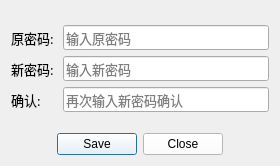
<?xml version="1.0" encoding="UTF-8"?>
<ui version="4.0">
 <class>ChangePWDForm</class>
 <widget class="QDialog" name="ChangePWDForm">
  <property name="geometry">
   <rect>
    <x>0</x>
    <y>0</y>
    <width>280</width>
    <height>166</height>
   </rect>
  </property>
  <property name="minimumSize">
   <size>
    <width>280</width>
    <height>166</height>
   </size>
  </property>
  <property name="maximumSize">
   <size>
    <width>280</width>
    <height>166</height>
   </size>
  </property>
  <property name="windowTitle">
   <string>修改密码</string>
  </property>
  <property name="windowIcon">
   <iconset resource="../../../Resource.qrc">
    <normaloff>:/res/action/changePWD.ico</normaloff>:/res/action/changePWD.ico</iconset>
  </property>
  <layout class="QHBoxLayout" name="horizontalLayout">
   <item>
    <layout class="QGridLayout" name="gridLayout">
     <item row="1" column="1">
      <widget class="QLineEdit" name="m_beforePWDEdit">
       <property name="minimumSize">
        <size>
         <width>0</width>
         <height>25</height>
        </size>
       </property>
       <property name="font">
        <font>
         <family>宋体</family>
         <pointsize>10</pointsize>
        </font>
       </property>
       <property name="echoMode">
        <enum>QLineEdit::Password</enum>
       </property>
       <property name="placeholderText">
        <string>输入原密码</string>
       </property>
      </widget>
     </item>
     <item row="3" column="0">
      <widget class="QLabel" name="label_3">
       <property name="font">
        <font>
         <family>宋体</family>
         <pointsize>10</pointsize>
        </font>
       </property>
       <property name="layoutDirection">
        <enum>Qt::LeftToRight</enum>
       </property>
       <property name="frameShadow">
        <enum>QFrame::Sunken</enum>
       </property>
       <property name="text">
        <string>确认: </string>
       </property>
       <property name="alignment">
        <set>Qt::AlignLeading|Qt::AlignLeft|Qt::AlignVCenter</set>
       </property>
      </widget>
     </item>
     <item row="2" column="0">
      <widget class="QLabel" name="label_2">
       <property name="font">
        <font>
         <family>宋体</family>
         <pointsize>10</pointsize>
        </font>
       </property>
       <property name="text">
        <string>新密码: </string>
       </property>
       <property name="alignment">
        <set>Qt::AlignRight|Qt::AlignTrailing|Qt::AlignVCenter</set>
       </property>
      </widget>
     </item>
     <item row="2" column="1">
      <widget class="QLineEdit" name="m_newPWDEdit">
       <property name="minimumSize">
        <size>
         <width>0</width>
         <height>25</height>
        </size>
       </property>
       <property name="font">
        <font>
         <family>宋体</family>
         <pointsize>10</pointsize>
        </font>
       </property>
       <property name="echoMode">
        <enum>QLineEdit::Password</enum>
       </property>
       <property name="placeholderText">
        <string>输入新密码</string>
       </property>
      </widget>
     </item>
     <item row="3" column="1">
      <widget class="QLineEdit" name="m_newPWDEdit2">
       <property name="minimumSize">
        <size>
         <width>0</width>
         <height>25</height>
        </size>
       </property>
       <property name="font">
        <font>
         <family>宋体</family>
         <pointsize>10</pointsize>
        </font>
       </property>
       <property name="echoMode">
        <enum>QLineEdit::Password</enum>
       </property>
       <property name="placeholderText">
        <string>再次输入新密码确认</string>
       </property>
      </widget>
     </item>
     <item row="6" column="0" colspan="2">
      <widget class="QDialogButtonBox" name="buttonBox">
       <property name="font">
        <font>
         <family>宋体</family>
         <pointsize>10</pointsize>
        </font>
       </property>
       <property name="cursor">
        <cursorShape>PointingHandCursor</cursorShape>
       </property>
       <property name="layoutDirection">
        <enum>Qt::LeftToRight</enum>
       </property>
       <property name="styleSheet">
        <string notr="true">background-color: rgb(255, 255, 255);</string>
       </property>
       <property name="standardButtons">
        <set>QDialogButtonBox::Close|QDialogButtonBox::Save</set>
       </property>
       <property name="centerButtons">
        <bool>true</bool>
       </property>
      </widget>
     </item>
     <item row="4" column="1">
      <spacer name="verticalSpacer">
       <property name="orientation">
        <enum>Qt::Vertical</enum>
       </property>
       <property name="sizeHint" stdset="0">
        <size>
         <width>20</width>
         <height>40</height>
        </size>
       </property>
      </spacer>
     </item>
     <item row="1" column="0">
      <widget class="QLabel" name="label">
       <property name="font">
        <font>
         <family>宋体</family>
         <pointsize>10</pointsize>
        </font>
       </property>
       <property name="text">
        <string>原密码: </string>
       </property>
       <property name="alignment">
        <set>Qt::AlignRight|Qt::AlignTrailing|Qt::AlignVCenter</set>
       </property>
      </widget>
     </item>
     <item row="4" column="0">
      <spacer name="verticalSpacer_2">
       <property name="orientation">
        <enum>Qt::Vertical</enum>
       </property>
       <property name="sizeHint" stdset="0">
        <size>
         <width>20</width>
         <height>40</height>
        </size>
       </property>
      </spacer>
     </item>
     <item row="0" column="1">
      <spacer name="verticalSpacer_3">
       <property name="orientation">
        <enum>Qt::Vertical</enum>
       </property>
       <property name="sizeHint" stdset="0">
        <size>
         <width>20</width>
         <height>40</height>
        </size>
       </property>
      </spacer>
     </item>
    </layout>
   </item>
  </layout>
 </widget>
 <resources>
  <include location="../../../Resource.qrc"/>
 </resources>
 <connections/>
</ui>
